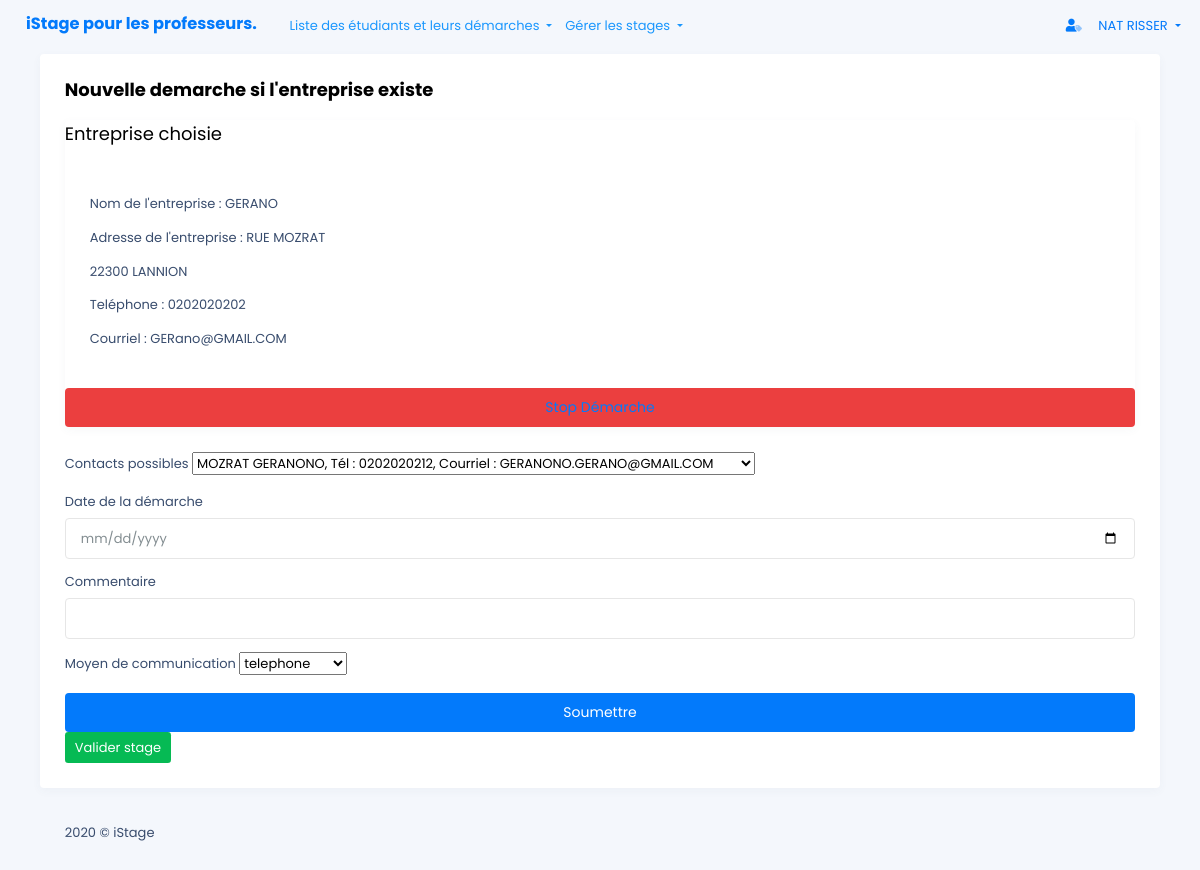
Screenshot of /front_end/creer_demarche.php?id=2 (signed in) with the database file from the repository.
### tables this page shows
CREATE TABLE IF NOT EXISTS `entreprise` (
  `ID_ENTREPRISE` smallint NOT NULL AUTO_INCREMENT,
  `NOM_ENTREPRISE` char(32) NOT NULL,
  `ADRESSE_ENTREPRISE` char(255) NOT NULL,
  `CP_ENTREPRISE` char(5) NOT NULL,
  `VILLE_ENTREPRISE` char(32) NOT NULL,
  `TEL_ENTREPRISE` char(10) NOT NULL,
  `EMAIL_ENTREPRISE` char(32) NOT NULL,
  `REFUS_ANNEESIO1` tinyint(1) NOT NULL DEFAULT '0',
  `REFUS_ANNEE_SIO2` tinyint(1) NOT NULL DEFAULT '0',
  PRIMARY KEY (`ID_ENTREPRISE`)
);

### back_end/recherche_entreprise.php (called while the page is built)
<?php
$id= $_GET['id'];
$stmt = $db_etudiant->prepare(
    "SELECT  NOM_ENTREPRISE,ADRESSE_ENTREPRISE, CP_ENTREPRISE,
       VILLE_ENTREPRISE,TEL_ENTREPRISE,EMAIL_ENTREPRISE,REFUS_ANNEESIO1
       FROM entreprise
       WHERE ENTREPRISE.ID_ENTREPRISE=:id;"
);
$stmt->bindValue(':id', $id, PDO::PARAM_INT);
$stmt->execute();
$entreprise = $stmt->fetch(PDO::FETCH_BOTH);
$stmt = $db_etudiant->prepare(
    "SELECT  ID_SALARIE,NOM_SALARIE,PRENOM_SALARIE,TEL_SALARIE,EMAIL_SALARIE
      FROM salarie INNER JOIN entreprise
          ON SALARIE.ID_ENTREPRISE=ENTREPRISE.ID_ENTREPRISE
      WHERE ENTREPRISE.ID_ENTREPRISE=:id;"
);
$stmt->bindValue(':id', $id, PDO::PARAM_INT);
$stmt->execute();
$contacts = $stmt->fetchAll(PDO::FETCH_BOTH);
$stmt = $db_etudiant->prepare("SELECT  ID_MOYEN,LIBELLE_MOYEN  FROM moyencom;");
$stmt->execute();
$moyens = $stmt->fetchAll(PDO::FETCH_BOTH);
?>

### front_end/creer_demarche.php (the view, shortened to what this page needs)
<!DOCTYPE html>
<html lang="en">
<?php
    include_once '../includes/header.php';
    include_once '../back_end/recherche_entreprise.php';
?>
<body>
<?php
    include_once '../includes/barnav.php';
?>
    <div class="lime-container">
        <div class="lime-body">
            <div class="container">
                <div class="row">
                    <div class="col-md-12">
                        <div class="card">
                            <div class="card-body">
                                <h5 class="card-title">Nouvelle demarche si l'entreprise existe</h5>
                                <div class="card">
                                  <p class="card-title">Entreprise choisie</p>
                                    <div class="card-body">
                                    <p class="card-text">Nom de l'entreprise : <?php echo $entreprise['NOM_ENTREPRISE'];?></p>
                                    <p class="card-text">Adresse de l'entreprise : <?php echo $entreprise['ADRESSE_ENTREPRISE'];?></p>
                                    <p class="card-text"><?php echo $entreprise['CP_ENTREPRISE'].' '.$entreprise['VILLE_ENTREPRISE'];?></p>
                                    <p class="card-text">Teléphone : <?php echo $entreprise['TEL_ENTREPRISE'];?></p>
                                    <p class="card-text"> Courriel : <?php echo $entreprise['EMAIL_ENTREPRISE'];?></p>
                                    </div>
                                    <button type="button" name="stop_demarche" id="stop_demarche"
                                        class="btn btn-block btn-danger btn-lg"><a href="../back_end/stop_demarche.php?id=<?php echo $id?>">Stop Démarche</a>
                                    </button>
                                </div>
                                <form method="POST" id="creer_demarche" name="creer_demarche" class="mt-4">
                                    <div class="form-group">
                                        <label for="contact">Contacts possibles  </label>
                                        <select   name="id_contact" id="id_contact"  required  >
                                        <?php foreach ($contacts as $contact) { ?>
                                             <option value="<?php echo $contact['ID_SALARIE']?>"><?php echo $contact['PRENOM_SALARIE'].' '.$contact['NOM_SALARIE'].', Tél :  '.$contact['TEL_SALARIE'].', Courriel :  '.$contact['EMAIL_SALARIE'] ?></option>
                                           <?php } ?>
                                        </select>
                                    </div>
                                    <div class="form-group">
                                        <label for="date">Date de la démarche</label>
                                        <input type="date" class="form-control " id="date_dem"  name="date_dem"  required >
                                    </div>
                                    <div class="form-group">
                                        <label for="comment">Commentaire </label>
                                        <input type="text" class="form-control " id="comment"  name="comment"  required>
                                    </div>
                                    <div class="form-group">
                                        <label for="moyen">Moyen de communication</label>
                                        <select   name="id_moyen" id="moyen_com" required>
                                           <?php foreach ($moyens as $moyen) { ?>
                                             <option value="<?php echo $moyen['ID_MOYEN']?>"><?php echo $moyen['LIBELLE_MOYEN']?></option>
                                           <?php } ?>
                                        </select>
                                    </div>
                                    <div class="mt-3">
                                        <button type="submit" name="creer_demarche" id="creer_demarche"
                                            class="btn btn-block btn-primary btn-lg">Soumettre</button>
                                    </div>
                                    <div>
                                        <button type="send" name="valider_stage" id="valider_stage"class="btn btn-success">
                                        Valider stage</button>
                                   </div>
                                </form>
                            </div>
                        </div>
                    </div>
                </div>
            </div>
        </div>
        <div class="lime-footer">
            <div class="container">
                <div class="row">
                    <div class="col-md-12">
                        <span class="footer-text">2020 © iStage</span>
                    </div>
                </div>
            </div>
        </div>
    </div>
</body>
</html>

### assets/css/custom.css (style rules this page uses)
body { font-size: 1rem; font-family: Roboto, sans-serif; font-weight: initial; line-height: normal; -webkit-font-smoothing: antialiased }
a { text-decoration: none; }
.h1, .h2, .h3, .h4, .h5, .h6, h1, h2, h3, h4, h5, h6 { font-weight: 700 }
label { line-height: 1.3rem }
.h5, h5 { font-size: 1rem }
body, html { overflow-x: hidden; padding-right: 0 !important }
* { box-sizing: border-box }

### rows the page displays
entreprise: NOM_ENTREPRISE "GERANO", ADRESSE_ENTREPRISE "RUE MOZRAT", CP_ENTREPRISE "22300", VILLE_ENTREPRISE "LANNION", TEL_ENTREPRISE "0202020202", EMAIL_ENTREPRISE "GERano@GMAIL.COM"

### other values shown
$_SESSION['prenom'] "NAT"
$_SESSION['nom'] "RISSER"
form field id_contact "MOZRAT GERANONO, Tél : 0202020212, Courriel : GERANONO.GERANO@GMAIL.COM"
form field id_moyen "telephone"
